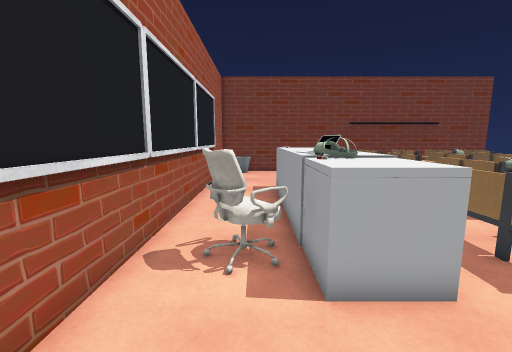
View 1 (above)

18 first-person views from a walk through a Unity game level. The camera is 1.5 m above the floor, tilts 8° down and sees 90° across. The floor is counted in squares, 0.57 m on a side. Each view is taken from the middle of a square. On the plan, view 1 faces up. The plan holds only what a view shows up to about 18 squares ahead; the rest is blank. The player is left out. Some animated figures are not drawn.

View 2
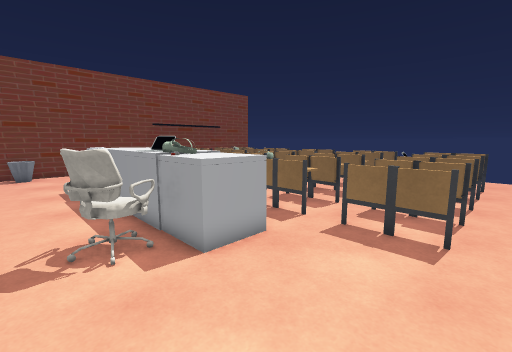

View 3
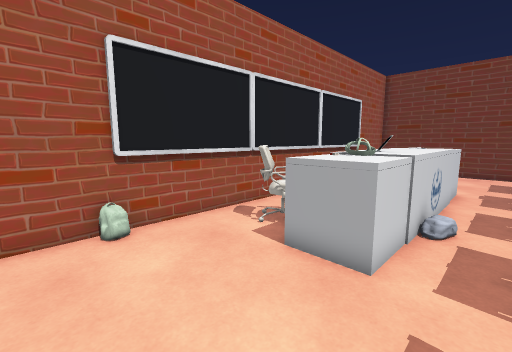

View 4
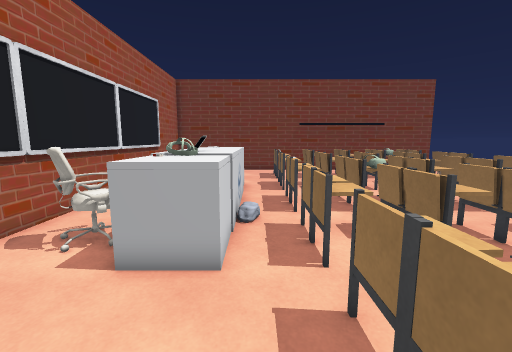

View 5
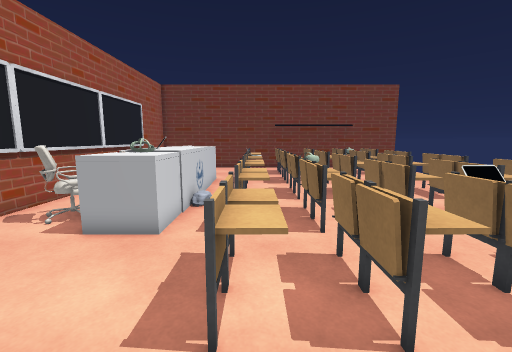

View 6
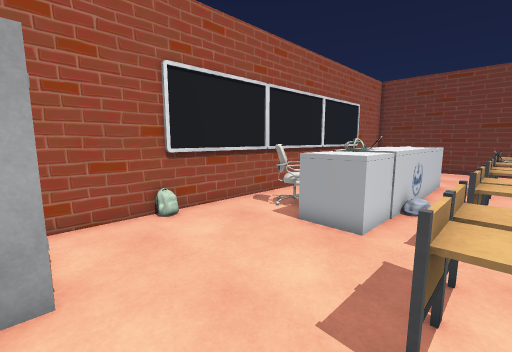

View 7
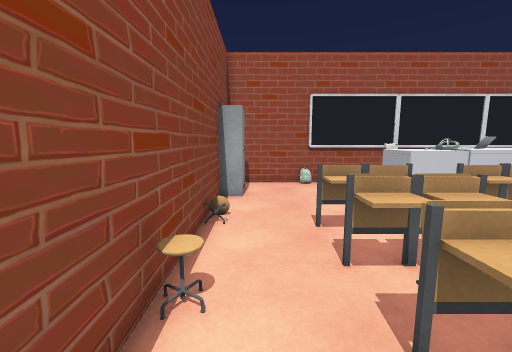

View 8
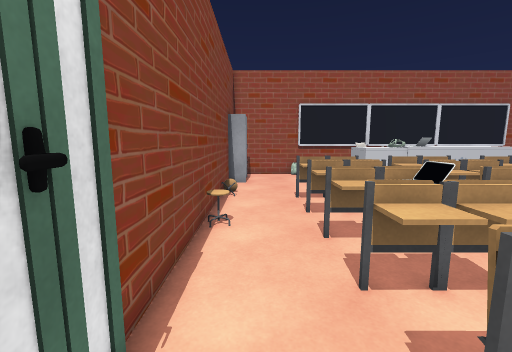

View 9
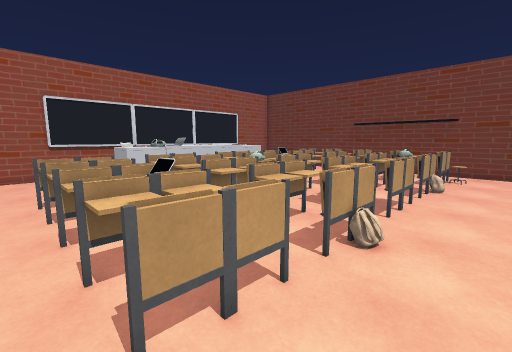

View 10
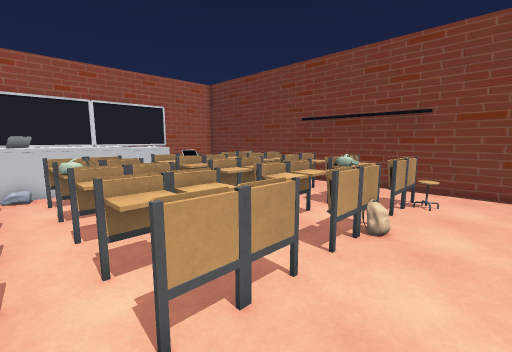

View 11
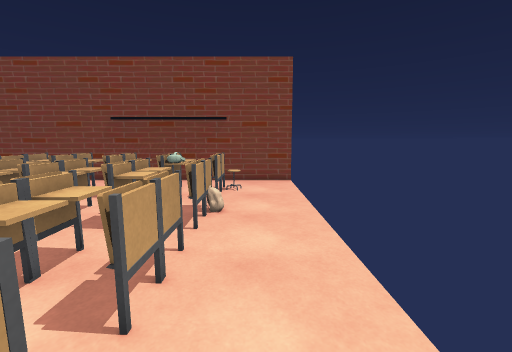

View 12
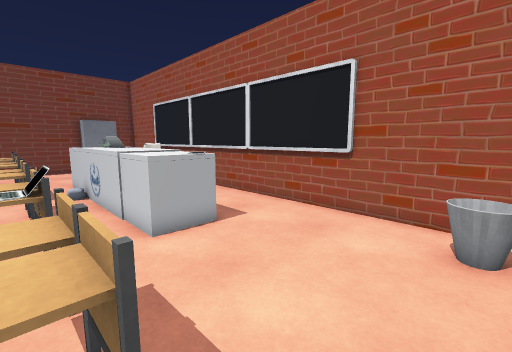

View 13
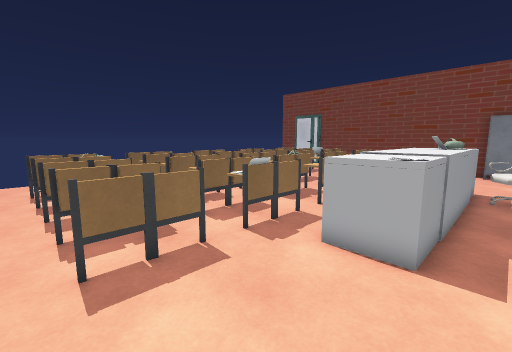

View 14
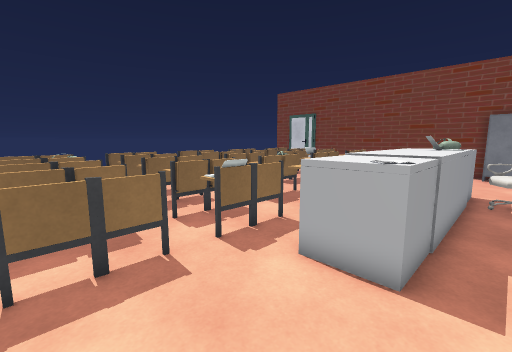

View 15
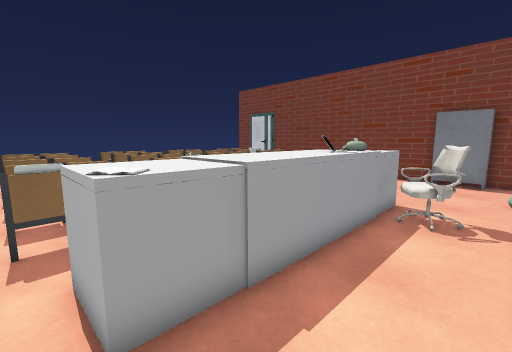

View 16
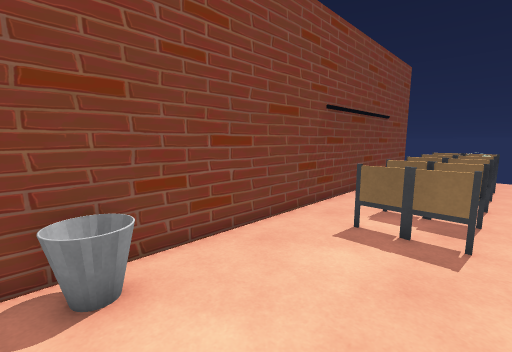

View 17
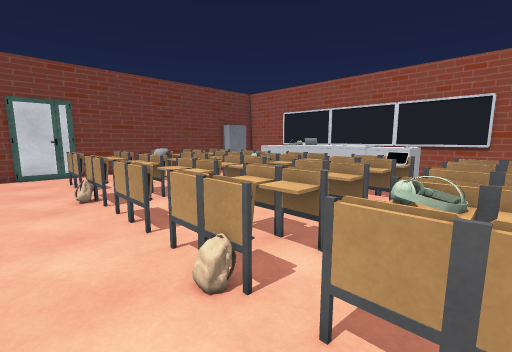

View 18
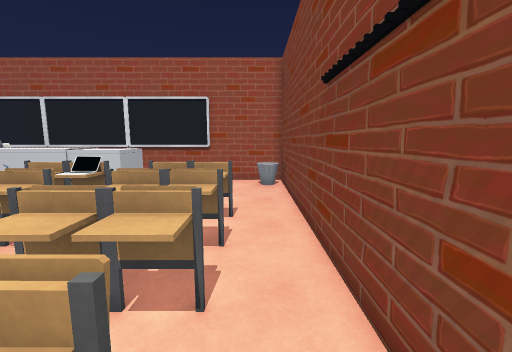

### Floor plan
Key: @ floor where view 1 was taken; # wall or solid block; x gap in a wall; . floor; = window, fence, low wall or low ledge; ^ raised ledge; L laptop; O other object.
Columns run from 3 left of view 1 to 19 right of it. Each row starts with its distance up from view 1.
 22 #######################
 21 #OOO..................
 20 #OO....................
 19 #.......#^ ^^#^#^.#O...
 18 #.......=^ ^^#^#^##O...
 17 #.......=^ ^^#^=O#=....
 16 #........=##.# ####....
 15 #.......L# ^.#^#^.x....
 14 #...OOO.LL ^^#^#^.#....
 13 #...OOO.=^.^^#^.^^=....
 12 #...OOO....x.x.........
 11 #...OOO..^.^.#^.^.x....
 10 #...OOO.=^.^^#^.^.=....
  9 #...OOO.=^ O##^#^.=....
  8 #...LLO.#^ #O#^#^.x....
  7 #...LLO.#=##.#=##.....
  6 #.OOOOO.=^ ^^#^ ^^=...
  5 #.OOOOO..^ ^^^^.^^O...
  4 #...OOO..^ ^.#^#^.x...
  3 #........=##.####.....
  2 #.......=^ ^^###^^=...
  1 #.......=^ ^^#^#^.=...
  0 #..@....#^ ^^#^#^.#....
 -1 #......................
 -2 #.....................
 -3 #.###.......O=....##..
 -4 ### ##################

Where each view was taken, in squares from view 1:
view 1: 0 up, 0 right, facing up
view 2: 1 down, 2 left, facing up-right
view 3: 1 down, 5 right, facing up-left
view 4: 1 down, 4 right, facing up
view 5: 3 down, 6 right, facing up
view 6: 3 down, 6 right, facing up-left
view 7: 2 down, 13 right, facing left
view 8: 2 down, 17 right, facing left
view 9: 1 down, 18 right, facing up-left
view 10: 7 up, 18 right, facing up-left
view 11: 5 up, 17 right, facing up
view 12: 21 up, 6 right, facing down-left
view 13: 20 up, 0 right, facing down-right
view 14: 19 up, 0 right, facing down-right
view 15: 15 up, 2 left, facing down-right
view 16: 16 up, 2 left, facing up-right
view 17: 18 up, 18 right, facing down-left
view 18: 20 up, 14 right, facing left
